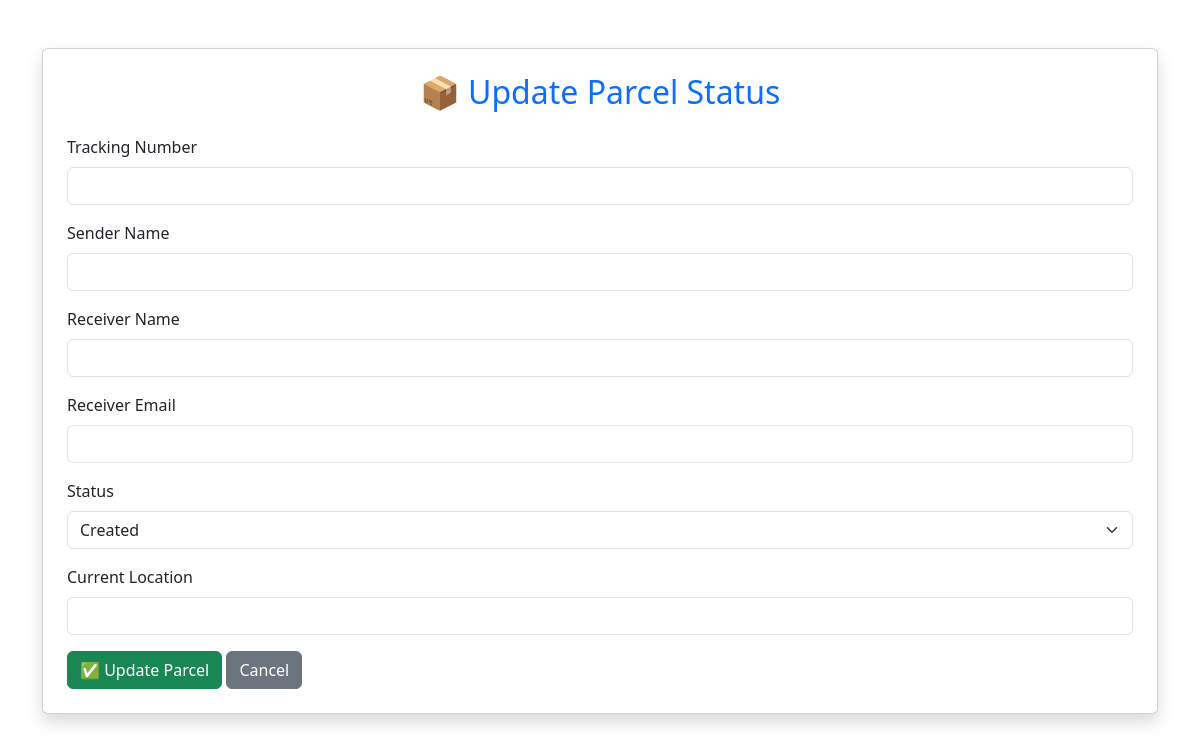
The page /admin/update/20 (signed in) on the database as committed earlier.
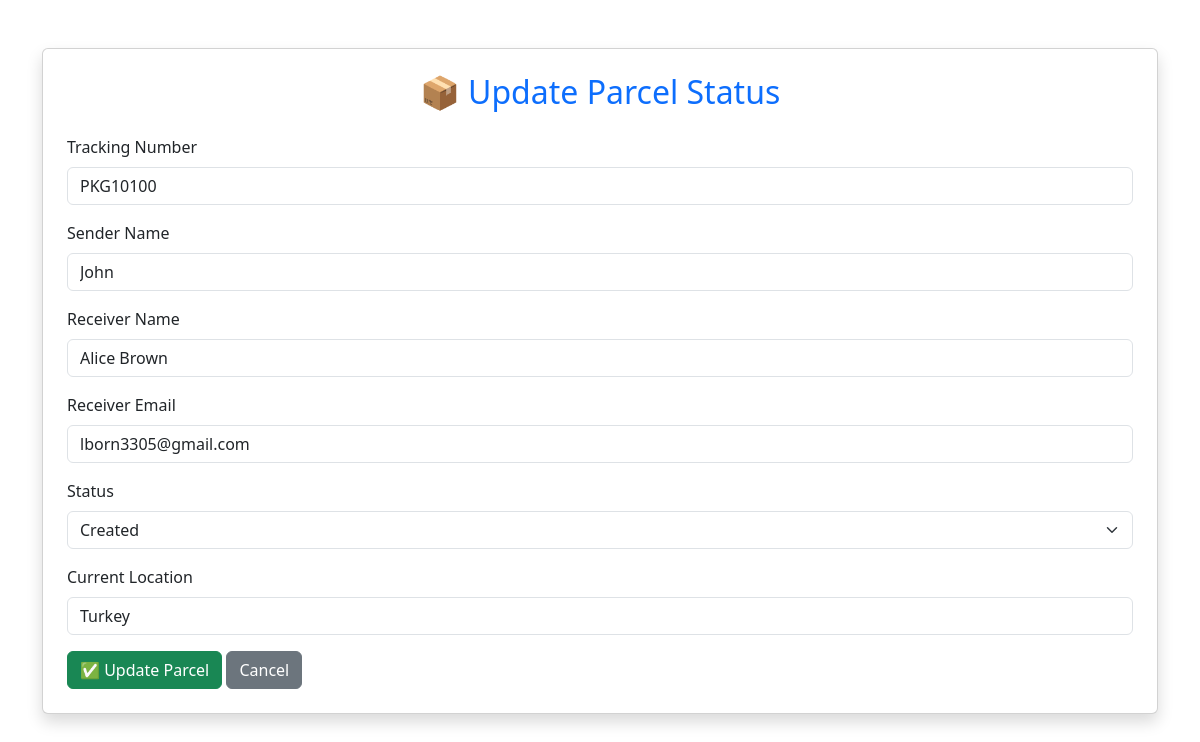
The same page on the database as committed later.
### tables this page shows
CREATE TABLE parcels (
        id INTEGER PRIMARY KEY AUTOINCREMENT,
        tracking_number TEXT UNIQUE NOT NULL,
        sender_name TEXT,
        receiver_name TEXT,
        status TEXT,
        location TEXT,
        updated_at TEXT
    , receiver_email TEXT, parcel_image TEXT);

### app.py (the view, shortened to what this page needs)
@app.route("/admin/update/<int:parcel_id>", methods=["GET", "POST"])
def admin_update(parcel_id):
    if "admin" not in session:
        return redirect(url_for("login"))
    conn = sqlite3.connect("database/parcels.db")
    conn.row_factory = sqlite3.Row
    cursor = conn.cursor()
    cursor.execute(
        "SELECT * FROM parcels WHERE id=?",
        (parcel_id,)
    )
    parcel = cursor.fetchone()
    conn.close()
    return render_template(
        "admin_update.html",
        parcel=parcel
    )

### templates/admin_update.html (shortened to what this page needs)
<!DOCTYPE html>
<html lang="en">
<head>
    <link href="https://cdn.jsdelivr.net/npm/bootstrap@5.3.3/dist/css/bootstrap.min.css" rel="stylesheet">
</head>
<body>
<div class="container mt-5">
    <div class="card shadow p-4">
        <h2 class="text-center text-primary mb-4">
            📦 Update Parcel Status
        </h2>
        <form method="POST">
            <div class="mb-3">
                <label class="form-label">Tracking Number</label>
                <input type="text"
                       class="form-control"
                       value="{{ parcel.tracking_number }}"
                       readonly>
            </div>
            <div class="mb-3">
                <label class="form-label">Sender Name</label>
                <input type="text"
                       class="form-control"
                       name="sender_name"
                       value="{{ parcel.sender_name }}"
                       required>
            </div>
            <div class="mb-3">
                <label class="form-label">Receiver Name</label>
                <input type="text"
                       class="form-control"
                       name="receiver_name"
                       value="{{ parcel.receiver_name }}"
                       required>
            </div>
            <div class="mb-3">
                <label class="form-label">Receiver Email</label>
                <input type="email"
                       class="form-control"
                       name="receiver_email"
                       value="{{ parcel.receiver_email }}"
                       required>
            </div>
            <div class="mb-3">
                <label class="form-label">Status</label>
                <select class="form-select" name="status">
                    <option {% if parcel.status == "Created" %}selected{% endif %}>Created</option>
                </select>
            </div>
            <div class="mb-3">
                <label class="form-label">Current Location</label>
                <input type="text"
                       class="form-control"
                       name="location"
                       value="{{ parcel.location }}"
                       required>
            </div>
            <button type="submit" class="btn btn-success">
                ✅ Update Parcel
            </button>
            <a href="{{ url_for('admin_dashboard') }}" class="btn btn-secondary">
                Cancel
            </a>
        </form>
    </div>
</div>
</body>
</html>

Rows that differ between the two databases and show on the page:
added parcels: tracking_number "PKG10100", sender_name "John", receiver_name "Alice Brown", receiver_email "lborn3305@gmail.com", status "Created", location "Turkey"
Other text that changed with them:
form field status: "Created" → (not shown)
